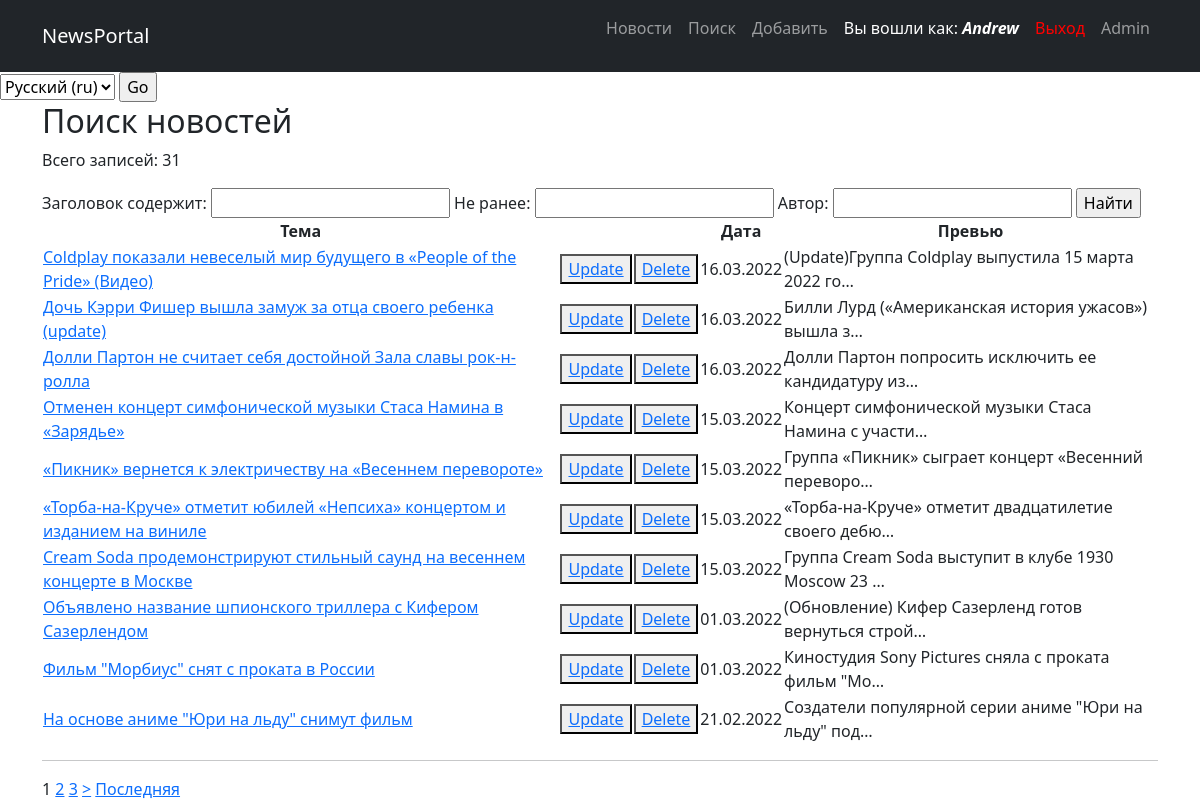
/news/search/ (signed in), run on the app's committed database.
### newsportal/models.py (models this page shows, shortened)
class Post(models.Model):
    post = 'post'
    news = 'news'
    TYPE_POST = [
        (post, 'Post'),
        (news, 'News'),
    ]
    date_post = models.DateTimeField(auto_now_add=True)
    type_post = models.CharField(max_length=4, choices=TYPE_POST, default=post)
    title_post = models.TextField()
    body_post = models.TextField()
    rate_post = models.IntegerField(default=0)
    author_post = models.ForeignKey("Author", on_delete=models.CASCADE)
    category_post = models.ManyToManyField(Category)

### newsportal/views.py (the view)
# urls.py: path('search/', NewsSearch.as_view(), name='news_search'),
class NewsSearch(ListView):
    model = Post
    template_name = 'search.html'
    context_object_name = 'news'
    ordering = ['-id']
    paginate_by = 10
    def get_filter(self):
        return PostFilter(self.request.GET, queryset=super().get_queryset())
    def get_queryset(self):
        return self.get_filter().qs
    def get_context_data(self, *args, **kwargs):
        return {
            **super().get_context_data(*args, **kwargs),
            'filter': self.get_filter(),
            'count_posts': Paginator(Post.objects.all().order_by('-id'), 1),
        }

### newsportal/templatetags/custom_filters.py (called while the page is built)
@register.filter(name='censor')
@stringfilter
def censor(value):
    lowtext = ''
    stopword = ['бес', 'вам', 'ами', 'ние', 'импресс', 'также']
    ln = len(stopword)
    censored_text = ''
    text = ''
    block = '*'
    for i in value:
        text += i
        lowtext = text.lower()
        flag = 0
        for j in stopword:
            if not lowtext in j:
                flag += 1
            if lowtext == j:
                censored_text += block * len(text)
                flag -= 1
                text = ''
        if flag == ln:
            censored_text += text
            text = ''
    if lowtext != '' and lowtext not in stopword:
        censored_text += text
    elif lowtext != '':
        censored_text += block * len(text)
    return censored_text

### templates/search.html (shortened to what this page needs)
{% extends 'account/base.html' %}
{% load i18n %}
{% load custom_filters %}
{% block content %}
<h2>{% trans 'Поиск новостей' %}</h2>
<p>{% trans 'Всего записей:' %} {{count_posts.count}}</p>
<form method="GET">
    {{filter.form}}
    <input type="submit" value="{% trans 'Найти' %}">
</form>
{% if news %}
<table>
    <tr>
        <td align="center"><b>{% trans 'Тема' %}</b></td>
        <td></td>
        <td></td>
        <td align="center"><b>{% trans 'Дата' %}</b></td>
        <td align="center"><b>{% trans 'Превью' %}</b></td>
    </tr>
    {% for newspost in object_list %}
    <tr>
        <td><a href="{% url 'news_detail' newspost.id %}">{{newspost.title_post|censor}}</a></td>
        <td><button><a href="{% url 'news_update' newspost.id %}">Update</a></button></td>
        <td><button><a href="{% url 'news_delete' newspost.id %}">Delete</a></button></td>
        <td>{{newspost.date_post|date:'d.m.Y'}}</td>
        <td>{{newspost.body_post|truncatechars:51|censor}}</td>
    </tr>
    {% endfor %}
</table>
{% else %}
<h2>No news</h2>
{% endif %}
<hr>
<div class="pagination">
    <span class="step-links">
        <span class="current">
            {% for num in page_obj.paginator.page_range %}
                {% if page_obj.number == num %}
                    <a>{{ num }}</a>
                {% elif num > page_obj.number|add:'-3' and num < page_obj.number|add:'3' %}
                    <a href="?page={{ num }}">{{ num }}</a>
                {% endif %}
            {% endfor %}
        </span>
        {% if page_obj.has_next %}
            <a href="?page={{ page_obj.next_page_number }}">></a>
            <a href="?page={{ page_obj.paginator.num_pages }}">{% trans 'Последняя' %}</a>
        {% endif %}
    </span>
</div>
{% endblock content %}

### templates/account/base.html (shortened to what this page needs)
<!DOCTYPE html>
{% load i18n %}
<html lang="en" xmlns="http://www.w3.org/1999/html">
    <head>
        {% load static %}
        <link href="{% static 'css/styles.css' %}" rel="stylesheet" />
    </head>
    <body>
        <nav class="navbar navbar-expand-lg navbar-dark bg-dark">
            <div class="container">
                <a class="navbar-brand" href="{% url 'news_list' %}">NewsPortal</a>
                {% load cache %}
                {% cache 30 body %}
                {% block body %}
                <div class="collapse navbar-collapse" id="navbarSupportedContent">
                    <ul class="navbar-nav ms-auto mb-2 mb-lg-0">
                        <li class="nav-item"><a class="nav-link" href="{% url 'news_list' %}">{% trans "Новости" %}</a></li>
                        <li class="nav-item"><a class="nav-link" href="{% url 'news_search' %}">{% trans "Поиск" %}</a></li>
                    {% if user.is_authenticated %}
                        <li class="nav-item"><a class="nav-link" href="{% url 'news_add' %}">{% trans "Добавить" %}</a></li>
                        <li class="nav-item"><p style="color:white" class="nav-link">{% trans "Вы вошли как:" %} <b><i>{{ user.username }}</i></b></p></li>
                        <li class="nav-item"><a style="color:red" class="nav-link" href="{% url 'account_logout' %}">{% trans "Выход" %}</a></li>
                    {% else %}
                         <li class="nav-item"><a style="color:red" class="nav-link" href="{% url 'account_login' %}">{% trans "Войти" %}</a></li>
                         <li class="nav-item"><a style="color:green" class="nav-link" href="{% url 'account_signup' %}">{% trans "Регистрация" %}</a></li>
                    {% endif %}
                        <li class="nav-item"><a class="nav-link" href="/admin/">Admin</a></li>
                    </ul>
                </div>
                {% endblock body%}
                {% endcache %}
            </div>
        </nav>
        <div>
        <form action="{% url 'set_language' %}" method="post">{% csrf_token %}
                    <select name="language">
                    {% get_current_language as LANGUAGE_CODE %}
                    {% get_available_languages as LANGUAGES %}
                    {% get_language_info_list for LANGUAGES as languages %}
                    {% for language in languages %}
                    <option value="{{ language.code }}"{% if language.code == LANGUAGE_CODE %} selected{% endif %}>
                    {{ language.name_local }} ({{ language.code }})
                    </option>
                    {% endfor %}
                    </select>
                    <input type="submit" value="Go">
                    </form>
        </div>
        <div class="container">
                {% block content %}{% endblock %}
        </div>
    </body>
</html>

### data on the page
Post: title_post|censor "Coldplay показали невеселый мир будущего в «People of the Pride» (Видео)", date_post "16.03.2022", body_post|censor "(Update)Группа Coldplay выпустила 15 марта 2022 го…"
Post: title_post|censor "Дочь Кэрри Фишер вышла замуж за отца своего ребенка (update)", date_post "16.03.2022", body_post|censor "Билли Лурд («Американская история ужасов») вышла з…"
Post: title_post|censor "Долли Партон не считает себя достойной Зала славы рок-н-ролла", date_post "16.03.2022", body_post|censor "Долли Партон попросить исключить ее кандидатуру из…"
Post: title_post|censor "Отменен концерт симфонической музыки Стаса Намина в «Зарядье»", date_post "15.03.2022", body_post|censor "Концерт симфонической музыки Стаса Намина с участи…"
Post: title_post|censor "«Пикник» вернется к электричеству на «Весеннем перевороте»", date_post "15.03.2022", body_post|censor "Группа «Пикник» сыграет концерт «Весенний переворо…"
Post: title_post|censor "«Торба-на-Круче» отметит юбилей «Непсиха» концертом и изданием на виниле", date_post "15.03.2022", body_post|censor "«Торба-на-Круче» отметит двадцатилетие своего дебю…"
Post: title_post|censor "Cream Soda продемонстрируют стильный саунд на весеннем концерте в Москве", date_post "15.03.2022", body_post|censor "Группа Cream Soda выступит в клубе 1930 Moscow 23 …"
Post: title_post|censor "Объявлено название шпионского триллера с Кифером Сазерлендом", date_post "01.03.2022", body_post|censor "(Обновление) Кифер Сазерленд готов вернуться строй…"
Post: title_post|censor "Фильм \"Морбиус\" снят с проката в России", date_post "01.03.2022", body_post|censor "Киностудия Sony Pictures сняла с проката фильм \"Мо…"
Post: title_post|censor "На основе аниме \"Юри на льду\" снимут фильм", date_post "21.02.2022", body_post|censor "Создатели популярной серии аниме \"Юри на льду\" под…"

### other printed values
{{ user.username }} "Andrew"
{{ count_posts.count }} "31"
{{ num }} "1"
{{ num }} "2" "3"
form field language "Русский (ru)"
